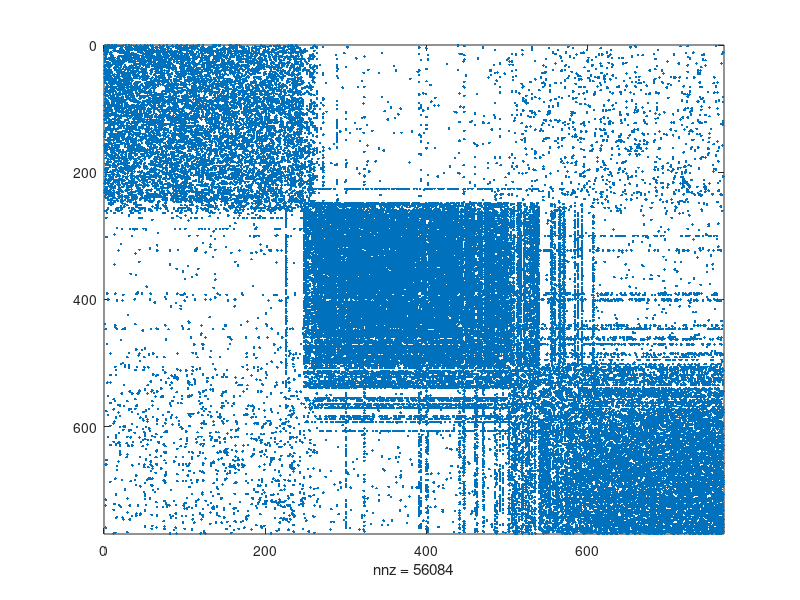

Write MATLAB code to recreate this figure. (Note: this script raises an error after producing the figure.)


clear all;
N=3*256;
% In this segment, we'll plant a partition in a graph, and then use the second smallest eigenvector to find it.
% As always, the first step is to generate our dataset. In this example, we'll be a little more ambitious and use a larger number of vertices. 
x = randperm(N);%;(1:N)
gs = N/3;
G1 = x(1:gs);
G2 = x(gs+1:2*gs);
G3= x(2*gs+1:3*gs);
p_G1 = 0.143;
p_G2 = 0.23;
p_G3 = 0.43;
p_Inbetween = 0.03;
A(G1, G1) = rand(gs,gs) < p_G1;
A(G2, G2) = rand(gs,gs) < p_G2;
A(G3, G3) = rand(gs,gs) < p_G3;

A=double(A);
[n1,m1]=size( A(G1, G2));
[n2,m2]=size( A(G2, G3));
[n3,m3]=size( A(G3, G1));

B_1=rand(gs, gs);B_2=rand(gs, gs);B_3=rand(gs, gs);
B_1=B_1 < p_Inbetween;B_2=B_2 < p_Inbetween/3;B_3=B_3 < p_Inbetween/5;
 A(G1, G2) = B_1;% B_1 < p_Inbetween;
 A(G2, G3) = B_2;%B_2 < p_Inbetween/3;
 A(G1, G3) = B_3;%B_3 < p_Inbetween/5;

A = triu(A,1);
A = A + A';spy(A);
L = del2(A);spy(L);
[V D] = eigs(L, 2, 'SA');sigma=eig(A);hist(sigma,50);
D(2,2)
plot(V(:,2), '.-');
plot(sort(V(:,2)), '.-');spy(A);%draw_dot(A);
[ignore p] = sort(V(:,2));
spy(A(p,p));%draw_dot(A(p,p));
C_coeff=clustering_coefficients(sparse(A));full(A)
hist(C_coeff,100);C_mu=mean(C_coeff);

Net = SFNG(N+20, 5, A);
C_coeff=clustering_coefficients(sparse(double(Net)));
hist(C_coeff,100);C_mu=mean(C_coeff);draw_dot(Net);


    sA=(sparse((A)));
    X1 = gursoy_atun_layout((sA),'topology','heart');gplot(sA,X1,'k');
    





